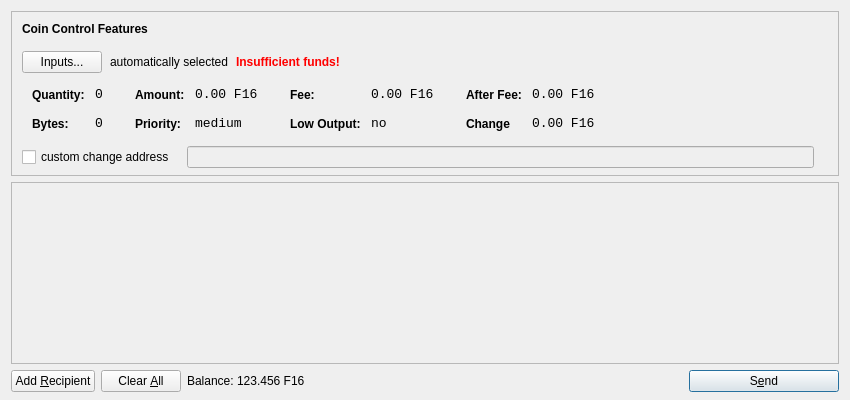
<?xml version="1.0" encoding="UTF-8"?>
<ui version="4.0">
 <class>SendCoinsDialog</class>
 <widget class="QDialog" name="SendCoinsDialog">
  <property name="geometry">
   <rect>
    <x>0</x>
    <y>0</y>
    <width>850</width>
    <height>400</height>
   </rect>
  </property>
  <property name="windowTitle">
   <string>Send Coins</string>
  </property>
  <layout class="QVBoxLayout" name="verticalLayout" stretch="0,1,0">
   <property name="bottomMargin">
    <number>8</number>
   </property>
   <item>
    <widget class="QFrame" name="frameCoinControl">
     <property name="sizePolicy">
      <sizepolicy hsizetype="Expanding" vsizetype="Expanding">
       <horstretch>0</horstretch>
       <verstretch>0</verstretch>
      </sizepolicy>
     </property>
     <property name="maximumSize">
      <size>
       <width>16777215</width>
       <height>16777215</height>
      </size>
     </property>
     <property name="frameShape">
      <enum>QFrame::StyledPanel</enum>
     </property>
     <property name="frameShadow">
      <enum>QFrame::Sunken</enum>
     </property>
     <layout class="QVBoxLayout" name="verticalLayoutCoinControl2">
      <property name="spacing">
       <number>-1</number>
      </property>
      <property name="leftMargin">
       <number>0</number>
      </property>
      <property name="topMargin">
       <number>0</number>
      </property>
      <property name="rightMargin">
       <number>0</number>
      </property>
      <property name="bottomMargin">
       <number>6</number>
      </property>
      <item>
       <layout class="QVBoxLayout" name="verticalLayoutCoinControl" stretch="0,0,0,0,1">
        <property name="spacing">
         <number>0</number>
        </property>
        <property name="leftMargin">
         <number>10</number>
        </property>
        <property name="topMargin">
         <number>10</number>
        </property>
        <item>
         <layout class="QHBoxLayout" name="horizontalLayoutCoinControl1">
          <property name="bottomMargin">
           <number>15</number>
          </property>
          <item>
           <widget class="QLabel" name="labelCoinControlFeatures">
            <property name="sizePolicy">
             <sizepolicy hsizetype="Preferred" vsizetype="Maximum">
              <horstretch>0</horstretch>
              <verstretch>0</verstretch>
             </sizepolicy>
            </property>
            <property name="font">
             <font>
              <weight>75</weight>
              <bold>true</bold>
             </font>
            </property>
            <property name="styleSheet">
             <string notr="true">font-weight:bold;</string>
            </property>
            <property name="text">
             <string>Coin Control Features</string>
            </property>
           </widget>
          </item>
         </layout>
        </item>
        <item>
         <layout class="QHBoxLayout" name="horizontalLayoutCoinControl2" stretch="0,0,0,0">
          <property name="spacing">
           <number>8</number>
          </property>
          <property name="bottomMargin">
           <number>10</number>
          </property>
          <item>
           <widget class="QPushButton" name="pushButtonCoinControl">
            <property name="styleSheet">
             <string notr="true"/>
            </property>
            <property name="text">
             <string>Inputs...</string>
            </property>
           </widget>
          </item>
          <item>
           <widget class="QLabel" name="labelCoinControlAutomaticallySelected">
            <property name="text">
             <string>automatically selected</string>
            </property>
            <property name="margin">
             <number>5</number>
            </property>
           </widget>
          </item>
          <item>
           <widget class="QLabel" name="labelCoinControlInsuffFunds">
            <property name="font">
             <font>
              <weight>75</weight>
              <bold>true</bold>
             </font>
            </property>
            <property name="styleSheet">
             <string notr="true">color:red;font-weight:bold;</string>
            </property>
            <property name="text">
             <string>Insufficient funds!</string>
            </property>
            <property name="margin">
             <number>5</number>
            </property>
           </widget>
          </item>
          <item>
           <spacer name="horizontalSpacerCoinControl">
            <property name="orientation">
             <enum>Qt::Horizontal</enum>
            </property>
            <property name="sizeHint" stdset="0">
             <size>
              <width>40</width>
              <height>1</height>
             </size>
            </property>
           </spacer>
          </item>
         </layout>
        </item>
        <item>
         <widget class="QWidget" name="widgetCoinControl" native="true">
          <property name="sizePolicy">
           <sizepolicy hsizetype="Preferred" vsizetype="Preferred">
            <horstretch>0</horstretch>
            <verstretch>0</verstretch>
           </sizepolicy>
          </property>
          <property name="minimumSize">
           <size>
            <width>0</width>
            <height>0</height>
           </size>
          </property>
          <property name="styleSheet">
           <string notr="true"/>
          </property>
          <layout class="QHBoxLayout" name="horizontalLayoutCoinControl5">
           <property name="margin">
            <number>0</number>
           </property>
           <item>
            <layout class="QHBoxLayout" name="horizontalLayoutCoinControl3" stretch="0,0,0,1">
             <property name="spacing">
              <number>20</number>
             </property>
             <property name="topMargin">
              <number>0</number>
             </property>
             <property name="bottomMargin">
              <number>10</number>
             </property>
             <item>
              <layout class="QFormLayout" name="formLayoutCoinControl1">
               <property name="horizontalSpacing">
                <number>10</number>
               </property>
               <property name="verticalSpacing">
                <number>14</number>
               </property>
               <property name="leftMargin">
                <number>10</number>
               </property>
               <property name="topMargin">
                <number>4</number>
               </property>
               <property name="rightMargin">
                <number>6</number>
               </property>
               <item row="0" column="0">
                <widget class="QLabel" name="labelCoinControlQuantityText">
                 <property name="styleSheet">
                  <string notr="true">font-weight:bold;</string>
                 </property>
                 <property name="text">
                  <string>Quantity:</string>
                 </property>
                 <property name="margin">
                  <number>0</number>
                 </property>
                </widget>
               </item>
               <item row="0" column="1">
                <widget class="QLabel" name="labelCoinControlQuantity">
                 <property name="font">
                  <font>
                   <family>Monospace</family>
                   <pointsize>10</pointsize>
                  </font>
                 </property>
                 <property name="cursor">
                  <cursorShape>IBeamCursor</cursorShape>
                 </property>
                 <property name="contextMenuPolicy">
                  <enum>Qt::ActionsContextMenu</enum>
                 </property>
                 <property name="text">
                  <string>0</string>
                 </property>
                 <property name="margin">
                  <number>0</number>
                 </property>
                 <property name="textInteractionFlags">
                  <set>Qt::LinksAccessibleByMouse|Qt::TextSelectableByKeyboard|Qt::TextSelectableByMouse</set>
                 </property>
                </widget>
               </item>
               <item row="1" column="0">
                <widget class="QLabel" name="labelCoinControlBytesText">
                 <property name="styleSheet">
                  <string notr="true">font-weight:bold;</string>
                 </property>
                 <property name="text">
                  <string>Bytes:</string>
                 </property>
                </widget>
               </item>
               <item row="1" column="1">
                <widget class="QLabel" name="labelCoinControlBytes">
                 <property name="font">
                  <font>
                   <family>Monospace</family>
                   <pointsize>10</pointsize>
                  </font>
                 </property>
                 <property name="cursor">
                  <cursorShape>IBeamCursor</cursorShape>
                 </property>
                 <property name="contextMenuPolicy">
                  <enum>Qt::ActionsContextMenu</enum>
                 </property>
                 <property name="text">
                  <string>0</string>
                 </property>
                 <property name="textInteractionFlags">
                  <set>Qt::LinksAccessibleByMouse|Qt::TextSelectableByKeyboard|Qt::TextSelectableByMouse</set>
                 </property>
                </widget>
               </item>
              </layout>
             </item>
             <item>
              <layout class="QFormLayout" name="formLayoutCoinControl2">
               <property name="horizontalSpacing">
                <number>10</number>
               </property>
               <property name="verticalSpacing">
                <number>14</number>
               </property>
               <property name="leftMargin">
                <number>6</number>
               </property>
               <property name="topMargin">
                <number>4</number>
               </property>
               <property name="rightMargin">
                <number>6</number>
               </property>
               <item row="0" column="0">
                <widget class="QLabel" name="labelCoinControlAmountText">
                 <property name="styleSheet">
                  <string notr="true">font-weight:bold;</string>
                 </property>
                 <property name="text">
                  <string>Amount:</string>
                 </property>
                 <property name="margin">
                  <number>0</number>
                 </property>
                </widget>
               </item>
               <item row="0" column="1">
                <widget class="QLabel" name="labelCoinControlAmount">
                 <property name="font">
                  <font>
                   <family>Monospace</family>
                   <pointsize>10</pointsize>
                  </font>
                 </property>
                 <property name="cursor">
                  <cursorShape>IBeamCursor</cursorShape>
                 </property>
                 <property name="contextMenuPolicy">
                  <enum>Qt::ActionsContextMenu</enum>
                 </property>
                 <property name="text">
                  <string>0.00 F16</string>
                 </property>
                 <property name="textInteractionFlags">
                  <set>Qt::LinksAccessibleByMouse|Qt::TextSelectableByKeyboard|Qt::TextSelectableByMouse</set>
                 </property>
                </widget>
               </item>
               <item row="1" column="0">
                <widget class="QLabel" name="labelCoinControlPriorityText">
                 <property name="styleSheet">
                  <string notr="true">font-weight:bold;</string>
                 </property>
                 <property name="text">
                  <string>Priority:</string>
                 </property>
                </widget>
               </item>
               <item row="1" column="1">
                <widget class="QLabel" name="labelCoinControlPriority">
                 <property name="font">
                  <font>
                   <family>Monospace</family>
                   <pointsize>10</pointsize>
                  </font>
                 </property>
                 <property name="cursor">
                  <cursorShape>IBeamCursor</cursorShape>
                 </property>
                 <property name="contextMenuPolicy">
                  <enum>Qt::ActionsContextMenu</enum>
                 </property>
                 <property name="text">
                  <string>medium</string>
                 </property>
                 <property name="textInteractionFlags">
                  <set>Qt::LinksAccessibleByMouse|Qt::TextSelectableByKeyboard|Qt::TextSelectableByMouse</set>
                 </property>
                </widget>
               </item>
              </layout>
             </item>
             <item>
              <layout class="QFormLayout" name="formLayoutCoinControl3">
               <property name="horizontalSpacing">
                <number>10</number>
               </property>
               <property name="verticalSpacing">
                <number>14</number>
               </property>
               <property name="leftMargin">
                <number>6</number>
               </property>
               <property name="topMargin">
                <number>4</number>
               </property>
               <property name="rightMargin">
                <number>6</number>
               </property>
               <item row="0" column="0">
                <widget class="QLabel" name="labelCoinControlFeeText">
                 <property name="styleSheet">
                  <string notr="true">font-weight:bold;</string>
                 </property>
                 <property name="text">
                  <string>Fee:</string>
                 </property>
                 <property name="margin">
                  <number>0</number>
                 </property>
                </widget>
               </item>
               <item row="0" column="1">
                <widget class="QLabel" name="labelCoinControlFee">
                 <property name="font">
                  <font>
                   <family>Monospace</family>
                   <pointsize>10</pointsize>
                  </font>
                 </property>
                 <property name="cursor">
                  <cursorShape>IBeamCursor</cursorShape>
                 </property>
                 <property name="contextMenuPolicy">
                  <enum>Qt::ActionsContextMenu</enum>
                 </property>
                 <property name="text">
                  <string>0.00 F16</string>
                 </property>
                 <property name="textInteractionFlags">
                  <set>Qt::LinksAccessibleByMouse|Qt::TextSelectableByKeyboard|Qt::TextSelectableByMouse</set>
                 </property>
                </widget>
               </item>
               <item row="1" column="0">
                <widget class="QLabel" name="labelCoinControlLowOutputText">
                 <property name="styleSheet">
                  <string notr="true">font-weight:bold;</string>
                 </property>
                 <property name="text">
                  <string>Low Output:</string>
                 </property>
                </widget>
               </item>
               <item row="1" column="1">
                <widget class="QLabel" name="labelCoinControlLowOutput">
                 <property name="font">
                  <font>
                   <family>Monospace</family>
                   <pointsize>10</pointsize>
                  </font>
                 </property>
                 <property name="cursor">
                  <cursorShape>IBeamCursor</cursorShape>
                 </property>
                 <property name="contextMenuPolicy">
                  <enum>Qt::ActionsContextMenu</enum>
                 </property>
                 <property name="text">
                  <string>no</string>
                 </property>
                 <property name="textInteractionFlags">
                  <set>Qt::LinksAccessibleByMouse|Qt::TextSelectableByKeyboard|Qt::TextSelectableByMouse</set>
                 </property>
                </widget>
               </item>
              </layout>
             </item>
             <item>
              <layout class="QFormLayout" name="formLayoutCoinControl4">
               <property name="horizontalSpacing">
                <number>10</number>
               </property>
               <property name="verticalSpacing">
                <number>14</number>
               </property>
               <property name="leftMargin">
                <number>6</number>
               </property>
               <property name="topMargin">
                <number>4</number>
               </property>
               <property name="rightMargin">
                <number>6</number>
               </property>
               <item row="0" column="0">
                <widget class="QLabel" name="labelCoinControlAfterFeeText">
                 <property name="styleSheet">
                  <string notr="true">font-weight:bold;</string>
                 </property>
                 <property name="text">
                  <string>After Fee:</string>
                 </property>
                 <property name="margin">
                  <number>0</number>
                 </property>
                </widget>
               </item>
               <item row="0" column="1">
                <widget class="QLabel" name="labelCoinControlAfterFee">
                 <property name="font">
                  <font>
                   <family>Monospace</family>
                   <pointsize>10</pointsize>
                  </font>
                 </property>
                 <property name="cursor">
                  <cursorShape>IBeamCursor</cursorShape>
                 </property>
                 <property name="contextMenuPolicy">
                  <enum>Qt::ActionsContextMenu</enum>
                 </property>
                 <property name="text">
                  <string>0.00 F16</string>
                 </property>
                 <property name="textInteractionFlags">
                  <set>Qt::LinksAccessibleByMouse|Qt::TextSelectableByKeyboard|Qt::TextSelectableByMouse</set>
                 </property>
                </widget>
               </item>
               <item row="1" column="0">
                <widget class="QLabel" name="labelCoinControlChangeText">
                 <property name="styleSheet">
                  <string notr="true">font-weight:bold;</string>
                 </property>
                 <property name="text">
                  <string>Change</string>
                 </property>
                </widget>
               </item>
               <item row="1" column="1">
                <widget class="QLabel" name="labelCoinControlChange">
                 <property name="font">
                  <font>
                   <family>Monospace</family>
                   <pointsize>10</pointsize>
                  </font>
                 </property>
                 <property name="cursor">
                  <cursorShape>IBeamCursor</cursorShape>
                 </property>
                 <property name="contextMenuPolicy">
                  <enum>Qt::ActionsContextMenu</enum>
                 </property>
                 <property name="text">
                  <string>0.00 F16</string>
                 </property>
                 <property name="textInteractionFlags">
                  <set>Qt::LinksAccessibleByMouse|Qt::TextSelectableByKeyboard|Qt::TextSelectableByMouse</set>
                 </property>
                </widget>
               </item>
              </layout>
             </item>
            </layout>
           </item>
          </layout>
         </widget>
        </item>
        <item>
         <layout class="QHBoxLayout" name="horizontalLayoutCoinControl4" stretch="0,0,0">
          <property name="spacing">
           <number>12</number>
          </property>
          <property name="sizeConstraint">
           <enum>QLayout::SetDefaultConstraint</enum>
          </property>
          <property name="topMargin">
           <number>5</number>
          </property>
          <property name="rightMargin">
           <number>5</number>
          </property>
          <item>
           <widget class="QCheckBox" name="checkBoxCoinControlChange">
            <property name="text">
             <string>custom change address</string>
            </property>
           </widget>
          </item>
          <item>
           <widget class="QLineEdit" name="lineEditCoinControlChange">
            <property name="enabled">
             <bool>false</bool>
            </property>
            <property name="sizePolicy">
             <sizepolicy hsizetype="Expanding" vsizetype="Fixed">
              <horstretch>0</horstretch>
              <verstretch>0</verstretch>
             </sizepolicy>
            </property>
           </widget>
          </item>
          <item>
           <widget class="QLabel" name="labelCoinControlChangeLabel">
            <property name="sizePolicy">
             <sizepolicy hsizetype="Preferred" vsizetype="Expanding">
              <horstretch>0</horstretch>
              <verstretch>0</verstretch>
             </sizepolicy>
            </property>
            <property name="minimumSize">
             <size>
              <width>0</width>
              <height>0</height>
             </size>
            </property>
            <property name="text">
             <string/>
            </property>
            <property name="margin">
             <number>3</number>
            </property>
           </widget>
          </item>
         </layout>
        </item>
        <item>
         <spacer name="verticalSpacerCoinControl">
          <property name="orientation">
           <enum>Qt::Vertical</enum>
          </property>
          <property name="sizeHint" stdset="0">
           <size>
            <width>800</width>
            <height>1</height>
           </size>
          </property>
         </spacer>
        </item>
       </layout>
      </item>
     </layout>
    </widget>
   </item>
   <item>
    <widget class="QScrollArea" name="scrollArea">
     <property name="widgetResizable">
      <bool>true</bool>
     </property>
     <widget class="QWidget" name="scrollAreaWidgetContents">
      <property name="geometry">
       <rect>
        <x>0</x>
        <y>0</y>
        <width>830</width>
        <height>165</height>
       </rect>
      </property>
      <layout class="QVBoxLayout" name="verticalLayout_2">
       <property name="margin">
        <number>0</number>
       </property>
       <item>
        <layout class="QVBoxLayout" name="entries">
         <property name="spacing">
          <number>6</number>
         </property>
        </layout>
       </item>
       <item>
        <spacer name="verticalSpacer">
         <property name="orientation">
          <enum>Qt::Vertical</enum>
         </property>
         <property name="sizeHint" stdset="0">
          <size>
           <width>20</width>
           <height>40</height>
          </size>
         </property>
        </spacer>
       </item>
      </layout>
     </widget>
    </widget>
   </item>
   <item>
    <layout class="QHBoxLayout" name="horizontalLayout">
     <item>
      <widget class="QPushButton" name="addButton">
       <property name="toolTip">
        <string>Send to multiple recipients at once</string>
       </property>
       <property name="text">
        <string>Add &amp;Recipient</string>
       </property>
       <property name="icon">
        <iconset resource="../bitcoin.qrc">
         <normaloff>:/icons/add</normaloff>:/icons/add</iconset>
       </property>
       <property name="autoDefault">
        <bool>false</bool>
       </property>
      </widget>
     </item>
     <item>
      <widget class="QPushButton" name="clearButton">
       <property name="sizePolicy">
        <sizepolicy hsizetype="Minimum" vsizetype="Fixed">
         <horstretch>0</horstretch>
         <verstretch>0</verstretch>
        </sizepolicy>
       </property>
       <property name="toolTip">
        <string>Remove all transaction fields</string>
       </property>
       <property name="text">
        <string>Clear &amp;All</string>
       </property>
       <property name="icon">
        <iconset resource="../bitcoin.qrc">
         <normaloff>:/icons/remove</normaloff>:/icons/remove</iconset>
       </property>
       <property name="autoRepeatDelay">
        <number>300</number>
       </property>
       <property name="autoDefault">
        <bool>false</bool>
       </property>
      </widget>
     </item>
     <item>
      <layout class="QHBoxLayout" name="horizontalLayout_2">
       <property name="spacing">
        <number>3</number>
       </property>
       <item>
        <widget class="QLabel" name="label">
         <property name="sizePolicy">
          <sizepolicy hsizetype="Preferred" vsizetype="Fixed">
           <horstretch>0</horstretch>
           <verstretch>0</verstretch>
          </sizepolicy>
         </property>
         <property name="text">
          <string>Balance:</string>
         </property>
        </widget>
       </item>
       <item>
        <widget class="QLabel" name="labelBalance">
         <property name="sizePolicy">
          <sizepolicy hsizetype="Preferred" vsizetype="Fixed">
           <horstretch>0</horstretch>
           <verstretch>0</verstretch>
          </sizepolicy>
         </property>
         <property name="cursor">
          <cursorShape>IBeamCursor</cursorShape>
         </property>
         <property name="text">
          <string>123.456 F16</string>
         </property>
         <property name="textInteractionFlags">
          <set>Qt::LinksAccessibleByMouse|Qt::TextSelectableByKeyboard|Qt::TextSelectableByMouse</set>
         </property>
        </widget>
       </item>
      </layout>
     </item>
     <item>
      <spacer name="horizontalSpacer">
       <property name="orientation">
        <enum>Qt::Horizontal</enum>
       </property>
       <property name="sizeHint" stdset="0">
        <size>
         <width>40</width>
         <height>20</height>
        </size>
       </property>
      </spacer>
     </item>
     <item>
      <widget class="QPushButton" name="sendButton">
       <property name="minimumSize">
        <size>
         <width>150</width>
         <height>0</height>
        </size>
       </property>
       <property name="toolTip">
        <string>Confirm the send action</string>
       </property>
       <property name="text">
        <string>S&amp;end</string>
       </property>
       <property name="icon">
        <iconset resource="../bitcoin.qrc">
         <normaloff>:/icons/send</normaloff>:/icons/send</iconset>
       </property>
       <property name="default">
        <bool>true</bool>
       </property>
      </widget>
     </item>
    </layout>
   </item>
  </layout>
 </widget>
 <resources>
  <include location="../bitcoin.qrc"/>
 </resources>
 <connections/>
</ui>
